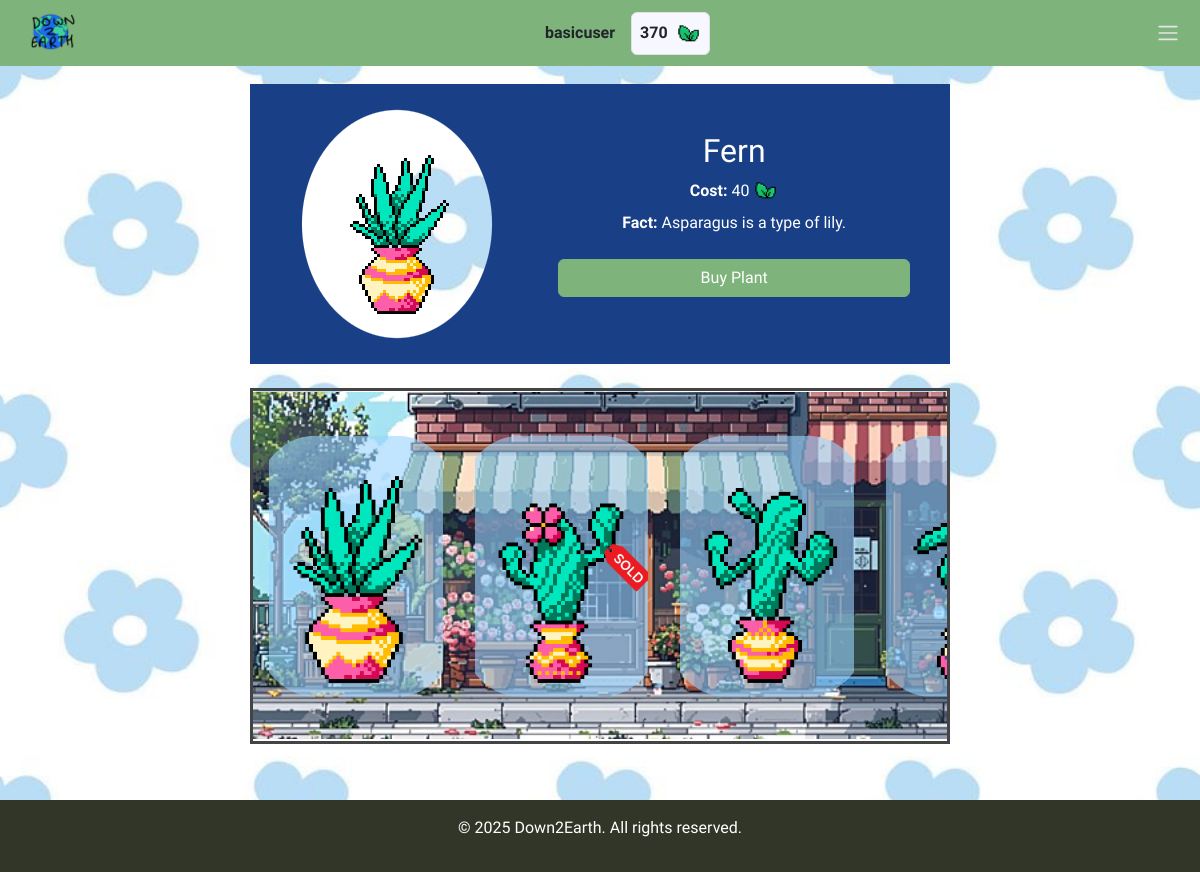
/market/ (signed in), run on the app's committed database.
### user_management/models.py (models this page shows, shortened)
class CustomUser(AbstractUser):
    email = models.EmailField(null=False, blank=False)
    owned_plants = models.ManyToManyField("garden.Plant", related_name="owners")
    objects = CustomUserManager()

class UserStats(models.Model):
    user = models.OneToOneField(CustomUser, on_delete=models.CASCADE, related_name="stats")
    leaves = models.IntegerField(default=0)
    points = models.IntegerField(default=0)
    class Meta:
        verbose_name = "User Stats"
        verbose_name_plural = "User Stats"

### garden/models.py (models this page shows)
class Plant(models.Model):
    name = models.CharField(max_length=100)
    price = models.IntegerField()
    image = models.ImageField(upload_to="plant_images/")
    fact = models.TextField()
    onMarket = models.BooleanField(default=True) # Boolean field to check if the plant is on market
    def __str__(self):
        return self.name # String representation of the plant

### main/views.py (the view)
# urls.py: path("market/", views.market_view, name="market"),  # Market page
@login_required(login_url="/auth/login")
def market_view(request):
    plants = Plant.objects.filter(onMarket=True)   # Fetch from DB only plants that are allowed to be on market
    user = CustomUser.objects.get(username=request.user)
    currentLeaves = UserStats.objects.get(user_id=user.id).leaves
    ownedPlants = user.owned_plants.all()
    context = {
        "plants": plants,
        "leaves": currentLeaves,
        "ownedPlants" : ownedPlants
    }
    return render(request, "market.html", context)

### main/templates/market.html (shortened to what this page needs)
{% extends 'base.html' %}
{% load static %}
{% load auth_extras %}
{% block content %}
<div class="container my-4">
  <div class="row">
    <div class="col-12 d-flex justify-content-center">
      <div class="overlay-with-hole text-white mx-auto">
        <div class="row position-relative" style="z-index: 2;">
          <div class="col-md-5 col-12 order-md-1 order-2 d-flex justify-content-center">
            <div class="chosen-plant-card position-relative">
              <img class="plant-img-chosen"
                   id="chosen-plant-image"
                   src="{{ plants.0.image.url }}"
                   alt="{{ plants.0.name }}">
            </div>
          </div>
          <div class="col-md-7 col-12 order-md-2 order-1 d-flex flex-column">
            <div class="mb-2 text-center">
              <div class="title-container">
                <h2 class="mt-2" id="chosen-plant-name">{{ plants.0.name }}</h2>
              </div>
              <div class="text-container">
                <div class="d-flex align-items-center justify-content-center">
                  <p class="mb-0" id="chosen-plant-price">
                    <strong>Cost: </strong>{{ plants.0.price }}
                  </p>
                  <img src="{% static 'icons/leaf.png' %}" height="25px" class="ms-1" alt="leaf icon">
                </div>
                <p class="mt-2" id="chosen-plant-fact">
                  <strong>Fact:</strong> {{ plants.0.fact }}
              </div>
            </div>
            <div class="button-container">
              {% if plants.0 in ownedPlants %}
                <button id="chosen-plant-buy" class="btn btn-danger w-100">Owned</button>
              {% else %}
                <button id="chosen-plant-buy" class="btn btn-primary w-100"
                        onClick="buyPlant('{{ user }}', '{{ plants.0.name }}')">
                  Buy Plant
                </button>
              {% endif %}
            </div>
          </div>
        </div>
      </div>
    </div>
  </div>
  <div class="row mt-4">
    <div class="col-12 d-flex justify-content-center">
      <div class="shop-container">
        <div class="shop-plants">
          {% for plant in plants %}
            {% if plant in ownedPlants %}
              <div class="plant-card" onclick='updatePlantOwned("{{ plant.image.url }}", "{{ plant.name }}", "{{ plant.price }}", "{{ plant.fact }}", "{{ user }}", "{{ plant }}")'>
                <img class="plant-img" src="{{ plant.image.url }}" alt="{{ plant.name }}" tabindex="0">
                <img class="sold-badge" src="{% static 'icons/Sold.png' %}" alt="Sold!" tabindex="0">
              </div>
            {% else %}
              <div class="plant-card" onclick='updatePlant("{{ plant.image.url }}", "{{ plant.name }}", "{{ plant.price }}", "{{ plant.fact }}", "{{ user }}", "{{ plant }}")'>
                <img class="plant-img" src="{{ plant.image.url }}" alt="{{ plant.name }}" tabindex="0">
              </div>
            {% endif %}
          {% endfor %}
        </div>
      </div>
    </div>
  </div>
</div>
{% endblock %}

### main/templates/base.html (shortened to what this page needs)
<!DOCTYPE html>
<html lang="en">
<head>
    <link href="https://cdn.jsdelivr.net/npm/bootstrap@5.3.3/dist/css/bootstrap.min.css"
          rel="stylesheet"
>
    {% load static %}
</head>
<body class="d-flex flex-column min-vh-100">
  <nav class="navbar navbar-light fixed-top navbar-overlay">
    <div class="container-fluid">
      <a class="navbar-brand" href="/">
        <img src="{% static 'icons/logo.png' %}" alt="site icon">
      </a>
      <div class="d-flex align-items-center">
        {% if user.is_authenticated %}
          <p class="mb-0 me-3 fw-bold">{{ user.username }}</p>
          <div class="d-flex align-items-center border rounded p-2" style="background-color: #F7F7FF;">
            <p class="mb-0 fw-bold">{{ user.stats.leaves }}</p>
            <img src="{% static 'icons/leaf.png' %}" height="25px" class="ms-2" alt="leaf icon">
          </div>
        {% endif %}
      </div>
      <div class="nav-item dropdown me-1">
        <a class="nav-link d-flex align-items-center" href="#" id="navbarDropdown" role="button"
           data-bs-toggle="dropdown" aria-expanded="false">
          <span class="navbar-toggler-icon"></span>
        </a>
      </div>
    </div>
  </nav>
  <div class="content">
    {% block content %}
    {% endblock %}
  </div>
  <footer class="footer text-white text-center py-3" style="background-color: #313628;">
    <div class="container">
      <p>&copy; <script>document.write(new Date().getFullYear());</script> Down2Earth. All rights reserved.</p>
    </div>
  </footer>
</body>
</html>

### data on the page
CustomUser: username "basicuser", stats.leaves "370"
Plant: image (picture), name "Fern", price "40", fact "Asparagus is a type of lily."
Plant: image (picture)
Plant: image (picture)
Plant: image (picture)
